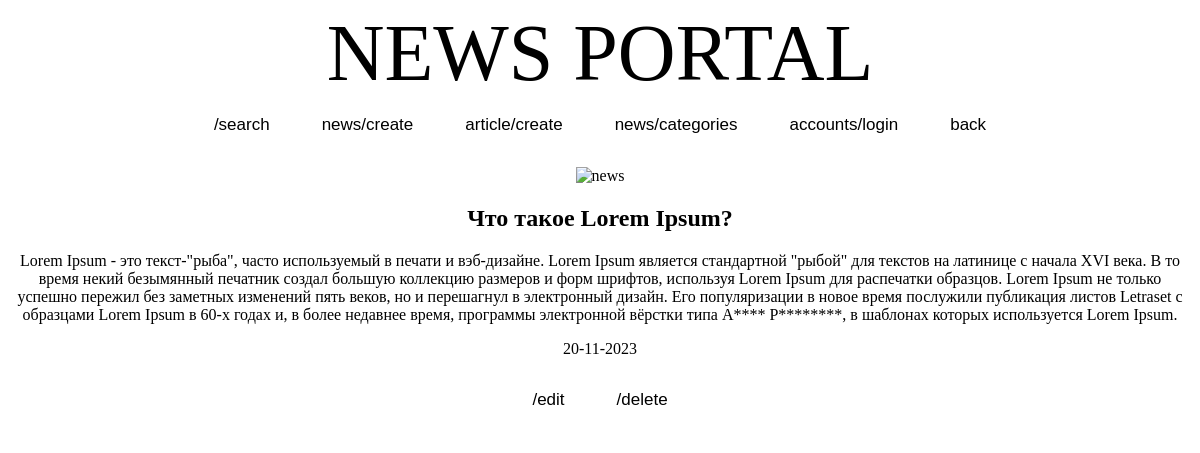
The page /1 on the database its author committed.
### news/models.py (models this page shows, shortened)
class Post(models.Model):
    ARTICLE = 'ARL'
    NEWS = 'NWS'
    PT_CHOICES = [
        (ARTICLE, 'article'),
        (NEWS, 'news')
    ]
    post_type = models.CharField(max_length=3, choices=PT_CHOICES)
    post_author = models.ForeignKey(Author, on_delete=models.CASCADE)
    post_create_datetime = models.DateTimeField(auto_now_add=True)
    post_category = models.ManyToManyField('Category', through='PostCategory')
    post_title = models.CharField(max_length=200)
    post_content = models.TextField(max_length=5000)
    post_rating = models.IntegerField(default=0)

### news/views.py (the view)
# urls.py: path('<int:pk>', PostDetail.as_view(), name='news_detail'),
class PostDetail(DetailView):
    model = Post
    template_name = 'news_detail.html'
    context_object_name = 'news_detail'

### news/templatetags/custom_filters.py (called while the page is built)
def pre_censor(value):
    word = value.group()
    if word.lower() in censor_list:
        return word[0] + '*' * (len(word)-1)
    else:
        return word

@register.filter()
def censor(value):
    if str != type(value):
        raise TypeError('VALUE TYPE ERROR IN DEF CENSOR')
    value = re.sub(r'\b\w*\b', pre_censor, value, flags=re.I | re.U)
    return value

### templates/news_detail.html (shortened to what this page needs)
{% extends 'flatpages/default.html' %}
{% load custom_filters %}
{% block content %}
<div align="center">
    <img src="https://media3.giphy.com/media/v1.Y2lkPTc5MGI3NjExdG92N2M0bTloZXUyeWh2czZpN2Zva3F3cTNjenRnM3RnbnhjZ2thcCZlcD12MV9pbnRlcm5hbF9naWZfYnlfaWQmY3Q9Zw/fAKYGpjfM6OLUa6ZLp/giphy.gif" alt="news" width=15%>
</div>
<div align="center">
    <h2>{{ news_detail.post_title|censor }}</h2>
    <p>{{ news_detail.post_content|censor }}</p>
    <p>{{ news_detail.post_create_datetime|date:'d-m-Y' }}</p>
</div>
<div align="center">
   <a href="./{{ news_detail.id }}/edit"><button>/edit</button></a>
   <a href="./{{ news_detail.id }}/delete"><button>/delete</button></a>
</div>
{% endblock content %}

### templates/flatpages/default.html (style rules this page uses)
a { color: black; }
a { text-decoration: none; }
button { background: white; font-size: 17px; border: none; padding: 1rem 1.5rem; margin-bottom: 1rem; cursor: pointer; }

### rows shown on the page
Post: post_title|censor "Что такое Lorem Ipsum?", post_content|censor "Lorem Ipsum - это текст-\"рыба\", часто используемый в печати и вэб-дизайне. Lorem Ipsum является стандартной \"рыбой\" для текстов на латинице с начала XVI века. В то время некий безымянный печатник создал большую коллекцию размеров и форм шрифтов, используя Lorem Ipsum для распечатки образцов. Lorem Ipsum не только успешно пережил без заметных изменений пять веков, но и перешагнул в электронный дизайн. Его популяризации в новое время послужили публикация листов Letraset с образцами Lorem Ipsum в 60-х годах и, в более недавнее время, программы электронной вёрстки типа A**** P********, в шаблонах которых используется Lorem Ipsum.", post_create_datetime "20-11-2023"
